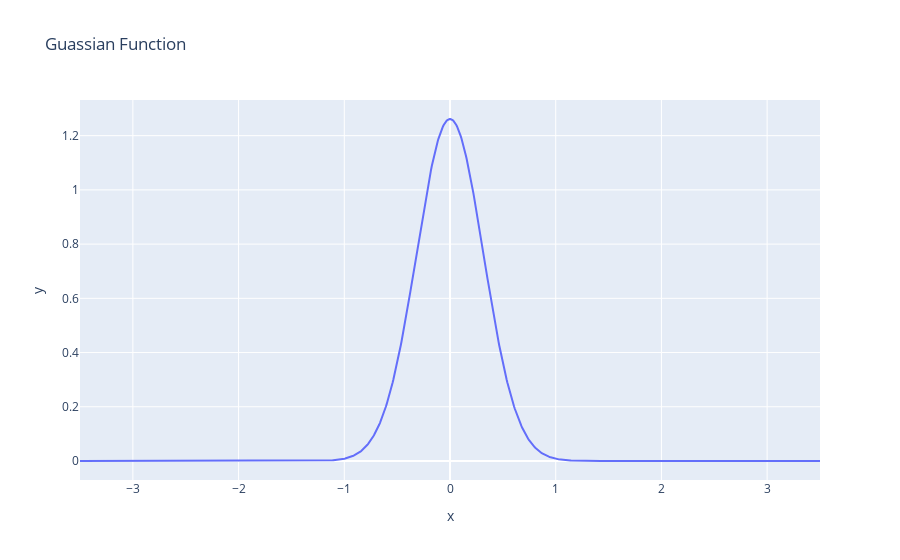

Notebook source saved alongside this figure:
### Code cell
import numpy as np 
import plotly.express as px 

lam = 5 #Controls Width
a = 0 #Center Point

x = np.linspace(-3.5,3.5,1000)
y = np.sqrt(lam / np.pi) * np.exp(-lam * (x-a)**2)

fig = px.line(x=x,y=y, title='Guassian Function')
fig.show()

### Figure 1 — Plotly figure (JSON) as saved in the notebook; plotly's stock layout.template omitted (floating-point values rounded to 4 significant figures; data arrays with more than 128 entries replaced by an {"elided": "..."} marker saying what was removed)
{"data": [{"hovertemplate": "x=%{x}<br>y=%{y}<extra></extra>", "legendgroup": "", "line": {"color": "#636efa", "dash": "solid"}, "marker": {"symbol": "circle"}, "mode": "lines", "name": "", "orientation": "v", "showlegend": false, "type": "scatter", "x": {"elided": "1000 float values"}, "xaxis": "x", "y": {"elided": "1000 float values"}, "yaxis": "y"}], "layout": {"legend": {"tracegroupgap": 0}, "title": {"text": "Guassian Function"}, "xaxis": {"anchor": "y", "domain": [0, 1], "title": {"text": "x"}}, "yaxis": {"anchor": "x", "domain": [0, 1], "title": {"text": "y"}}}}
